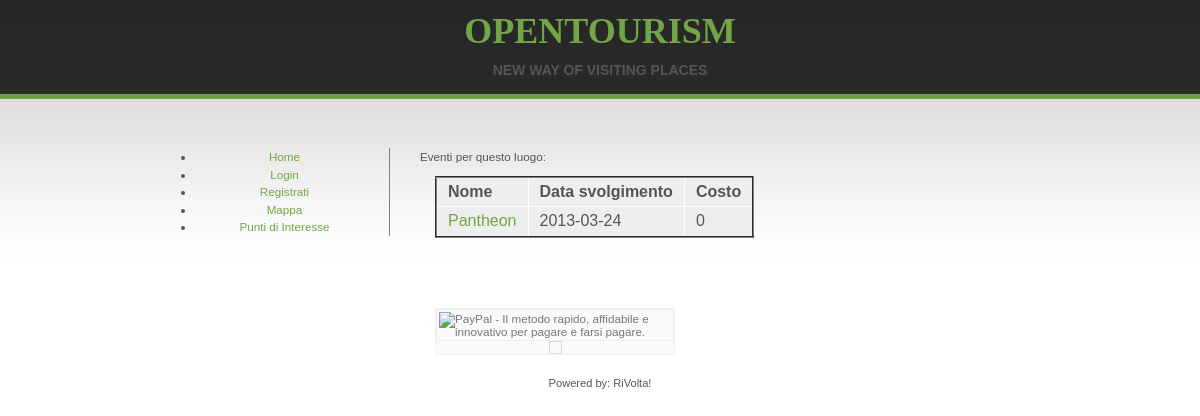
The app's page /opentourism/eventi.php?id=1093 with its own data.
### tables this page shows
CREATE TABLE IF NOT EXISTS `evento` (
  `IDE` int(10) unsigned NOT NULL AUTO_INCREMENT,
  `IDP` int(10) NOT NULL,
  `nomeevento` varchar(50) NOT NULL,
  `descrizione` mediumtext NOT NULL,
  `data` date NOT NULL,
  `orainizio` time NOT NULL,
  `durata` int(10) NOT NULL,
  `numminpa` int(10) NOT NULL,
  `nummaxpa` int(10) NOT NULL,
  `costotot` int(20) NOT NULL,
  `IDPOI` int(10) unsigned NOT NULL,
  PRIMARY KEY (`IDE`)
);

### opentourism/eventi.php (the view, shortened to what this page needs)
<?php session_start();
include "generale.php";
include "database.php";?>
<html>
<head>
		<link rel="stylesheet" type="text/css" href="images/style.css">
</head>
<body>
<div id="wrapper">
	<div id ="content-wrap">
		<?php
			$idp = $_GET["id"];
			$con=mysql_connect("localhost", "opentourism", "busnimodvo54") or die(mysql_error());
			$Query = "SELECT * FROM `evento` WHERE IDPOI = ".$idp.";";
			$res = mysql_query($Query, $con) or die(mysql_error());
			$Dati = mysql_fetch_object($res);
			if(!$Dati){
				echo "Non ci sono eventi per questo luogo <br> \n";
			}else{
				echo '
						<div>Eventi per questo luogo:</div>
		<table border = "2">
			<tr>
				<td><b>Nome</b></td>
				<td><b>Data svolgimento</b></td>
				<td><b>Costo</b></td>
			</tr>';}
			do{
				echo "<tr>";
				echo '<td><a href="evento.php?ide='.$Dati->IDE.'">'.$Dati->nomeevento."</td></a>";
				echo "<td>".$Dati->data."</td>";
				echo "<td>".$Dati->costotot."</td>";
				echo "</tr>";
			}	while($Dati = mysql_fetch_object($res));
		mysql_close($con);?>
		</table>
	</div>
	<div id="sidebar">
	</div>
	<div id="paypal">
	</div>
	<div id= "footer">
	</div>
</div>
</body>
</html>

### opentourism/images/style.css (style rules this page uses)
body { margin: 0; padding: 0; font: normal 73%/1.5em 'Trebuchet MS', Tahoma, sans-serif; color: #555; background: #FFF url(bg.jpg) repeat-x; text-align: center; }
a { background: inherit; color: #72A545; text-decoration: none; }
table { background-color: #EEE; border-collapse: collapse; margin: 10px 15px; }
tr { height: 30px; }
td { padding-left: 11px; padding-right: 11px; border-left: 1px solid #FFF; border-bottom: solid 1px #ffffff; }
#wrapper { margin: 0 auto; width: 900px; }
#content-wrap { float: right; clear: none; width: 70%; margin-top: 60px; text-align: left; }
#sidebar { float: left; width: 30%; margin: 50px 0 10px 0; padding: 0; }
#paypal { float: left; width: 30%; margin: 50px 0 10px 0; padding: 0; }
#footer { position:center; clear: both; margin: 0; padding: 0; font: normal .95em/1.6em 'Trebuchet MS', Tahoma, Arial, sans-serif; text-align: center; }

### records on screen
evento: nomeevento "Pantheon", data "2013-03-24", costotot "0"
